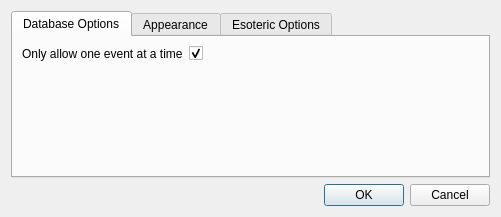
<?xml version="1.0" encoding="UTF-8"?>
<ui version="4.0">
 <class>CharmPreferences</class>
 <widget class="QDialog" name="CharmPreferences">
  <property name="geometry">
   <rect>
    <x>0</x>
    <y>0</y>
    <width>501</width>
    <height>217</height>
   </rect>
  </property>
  <property name="windowTitle">
   <string>Charm Configuration</string>
  </property>
  <layout class="QVBoxLayout" name="verticalLayout_2">
   <item>
    <widget class="QTabWidget" name="tabWidget">
     <property name="currentIndex">
      <number>0</number>
     </property>
     <widget class="QWidget" name="tabDatabase">
      <attribute name="title">
       <string>Database Options</string>
      </attribute>
      <layout class="QVBoxLayout" name="verticalLayout_3">
       <item>
        <layout class="QFormLayout" name="formLayoutDatabase">
         <property name="fieldGrowthPolicy">
          <enum>QFormLayout::ExpandingFieldsGrow</enum>
         </property>
         <item row="0" column="0">
          <widget class="QLabel" name="lbOneEventAtATime">
           <property name="text">
            <string>Only allow one event at a time</string>
           </property>
          </widget>
         </item>
         <item row="0" column="1">
          <widget class="QCheckBox" name="cbOneEventAtATime">
           <property name="checked">
            <bool>true</bool>
           </property>
          </widget>
         </item>
        </layout>
       </item>
      </layout>
     </widget>
     <widget class="QWidget" name="tabAppearance">
      <attribute name="title">
       <string>Appearance</string>
      </attribute>
      <layout class="QVBoxLayout" name="verticalLayout_4">
       <item>
        <layout class="QFormLayout" name="formLayoutAppearance">
         <property name="fieldGrowthPolicy">
          <enum>QFormLayout::FieldsStayAtSizeHint</enum>
         </property>
         <item row="0" column="0">
          <widget class="QLabel" name="lbTaskTrackerFontSize">
           <property name="text">
            <string>Tasks window font size</string>
           </property>
          </widget>
         </item>
         <item row="0" column="1">
          <widget class="QComboBox" name="cbTaskTrackerFontSize">
           <item>
            <property name="text">
             <string>Small</string>
            </property>
           </item>
           <item>
            <property name="text">
             <string>Regular (Application Font)</string>
            </property>
           </item>
           <item>
            <property name="text">
             <string>Large</string>
            </property>
           </item>
          </widget>
         </item>
         <item row="1" column="0">
          <widget class="QLabel" name="lbToolButtonStyle">
           <property name="text">
            <string>Buttons show</string>
           </property>
          </widget>
         </item>
         <item row="1" column="1">
          <widget class="QComboBox" name="cbToolButtonStyle">
           <item>
            <property name="text">
             <string>Icons</string>
            </property>
           </item>
           <item>
            <property name="text">
             <string>Text</string>
            </property>
           </item>
           <item>
            <property name="text">
             <string>Text under icon</string>
            </property>
           </item>
           <item>
            <property name="text">
             <string>Text beside icon</string>
            </property>
           </item>
           <item>
            <property name="text">
             <string>System default</string>
            </property>
           </item>
          </widget>
         </item>
         <item row="2" column="0">
          <widget class="QLabel" name="lbDurationFormat">
           <property name="text">
            <string>Duration format (requires restart)</string>
           </property>
          </widget>
         </item>
         <item row="2" column="1">
          <widget class="QComboBox" name="cbDurationFormat">
           <item>
            <property name="text">
             <string>Minutes (hh:mm)</string>
            </property>
           </item>
           <item>
            <property name="text">
             <string>Decimal (h.xx)</string>
            </property>
           </item>
          </widget>
         </item>
         <item row="3" column="0">
          <widget class="QLabel" name="lbAnimatedTrayIcon">
           <property name="text">
            <string>Animated tray icon</string>
           </property>
          </widget>
         </item>
         <item row="3" column="1">
          <widget class="QCheckBox" name="cbAnimatedTrayIcon">
           <property name="checked">
            <bool>true</bool>
           </property>
          </widget>
         </item>
        </layout>
       </item>
      </layout>
     </widget>
     <widget class="QWidget" name="tabEsoteric">
      <attribute name="title">
       <string>Esoteric Options</string>
      </attribute>
      <layout class="QVBoxLayout" name="verticalLayout">
       <item>
        <layout class="QFormLayout" name="formLayoutEsoteric">
         <item row="0" column="0">
          <widget class="QLabel" name="lb24hEditing">
           <property name="text">
            <string>Always use 24h time format when editing</string>
           </property>
          </widget>
         </item>
         <item row="0" column="1">
          <widget class="QCheckBox" name="cb24hEditing"/>
         </item>
         <item row="1" column="0">
          <widget class="QLabel" name="lbIdleDetection">
           <property name="text">
            <string>Enable idle detection</string>
           </property>
          </widget>
         </item>
         <item row="1" column="1">
          <widget class="QCheckBox" name="cbIdleDetection">
           <property name="checked">
            <bool>true</bool>
           </property>
          </widget>
         </item>
        </layout>
       </item>
      </layout>
     </widget>
    </widget>
   </item>
   <item>
    <widget class="QDialogButtonBox" name="buttonBox">
     <property name="orientation">
      <enum>Qt::Horizontal</enum>
     </property>
     <property name="standardButtons">
      <set>QDialogButtonBox::Cancel|QDialogButtonBox::Ok</set>
     </property>
    </widget>
   </item>
  </layout>
 </widget>
 <resources/>
 <connections>
  <connection>
   <sender>buttonBox</sender>
   <signal>accepted()</signal>
   <receiver>CharmPreferences</receiver>
   <slot>accept()</slot>
   <hints>
    <hint type="sourcelabel">
     <x>248</x>
     <y>254</y>
    </hint>
    <hint type="destinationlabel">
     <x>157</x>
     <y>274</y>
    </hint>
   </hints>
  </connection>
  <connection>
   <sender>buttonBox</sender>
   <signal>rejected()</signal>
   <receiver>CharmPreferences</receiver>
   <slot>reject()</slot>
   <hints>
    <hint type="sourcelabel">
     <x>316</x>
     <y>260</y>
    </hint>
    <hint type="destinationlabel">
     <x>286</x>
     <y>274</y>
    </hint>
   </hints>
  </connection>
 </connections>
</ui>
